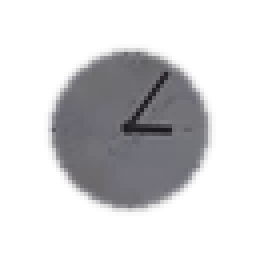
#> input picture 07_montage/work/clock_0306.png, 64 x 64 px (shown 4 times larger)
$ python clock_patch.py work/clock_0306.png work/clock_0307.png
#> lines starting #> are read from the running program, lines starting #| are printed output that depends on the picture
# Рисует часы 03:06 и 03:07 поверх циферблата SH140 (камера статична).
import sys, math
from PIL import Image, ImageDraw, ImageFilter
src, out_dir = sys.argv[1], sys.argv[2]
CX, CY, R_ERASE = 676, 214, 19
im = Image.open(src).convert("RGB")
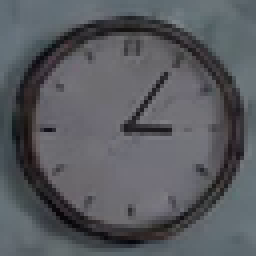
#> im: PIL image 64x64 RGB (shown 4 times larger); mean R, G, B 88.6, 90.9, 95.6
box = (CX-32, CY-32, CX+32, CY+32)
crop = im.crop(box)
#> crop: PIL image 64x64 RGB; every value is 0
px = crop.load()
# цвет циферблата: медиана светлых пикселей в кольце r 8..18
vals = []
for y in range(64):
    for x in range(64):
        r = math.hypot(x-32, y-32)
        if 8 < r < 18:
            p = px[x, y]
            if sum(p) > 330: vals.append(p)
#> after the loop, vals = []
#> (the run stopped early here; a loop or call above may not have finished)
